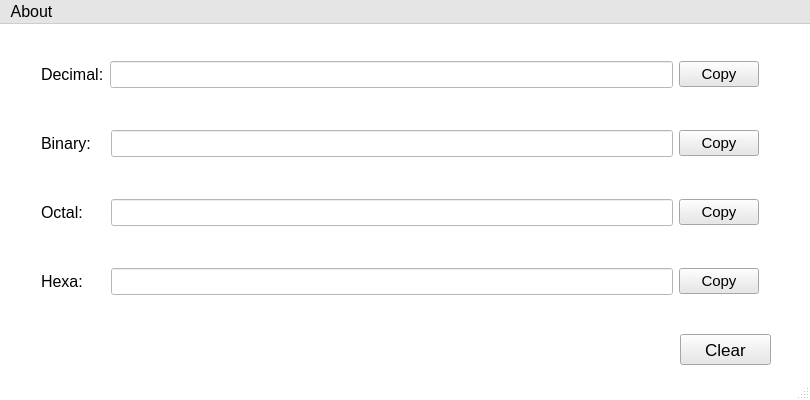
<?xml version="1.0" encoding="UTF-8"?>
<ui version="4.0">
 <class>NumberSystemConverter</class>
 <widget class="QMainWindow" name="NumberSystemConverter">
  <property name="geometry">
   <rect>
    <x>0</x>
    <y>0</y>
    <width>810</width>
    <height>400</height>
   </rect>
  </property>
  <property name="palette">
   <palette>
    <active>
     <colorrole role="Base">
      <brush brushstyle="SolidPattern">
       <color alpha="255">
        <red>255</red>
        <green>255</green>
        <blue>255</blue>
       </color>
      </brush>
     </colorrole>
     <colorrole role="Window">
      <brush brushstyle="SolidPattern">
       <color alpha="255">
        <red>255</red>
        <green>255</green>
        <blue>255</blue>
       </color>
      </brush>
     </colorrole>
    </active>
    <inactive>
     <colorrole role="Base">
      <brush brushstyle="SolidPattern">
       <color alpha="255">
        <red>255</red>
        <green>255</green>
        <blue>255</blue>
       </color>
      </brush>
     </colorrole>
     <colorrole role="Window">
      <brush brushstyle="SolidPattern">
       <color alpha="255">
        <red>255</red>
        <green>255</green>
        <blue>255</blue>
       </color>
      </brush>
     </colorrole>
    </inactive>
    <disabled>
     <colorrole role="Base">
      <brush brushstyle="SolidPattern">
       <color alpha="255">
        <red>255</red>
        <green>255</green>
        <blue>255</blue>
       </color>
      </brush>
     </colorrole>
     <colorrole role="Window">
      <brush brushstyle="SolidPattern">
       <color alpha="255">
        <red>255</red>
        <green>255</green>
        <blue>255</blue>
       </color>
      </brush>
     </colorrole>
    </disabled>
   </palette>
  </property>
  <property name="windowTitle">
   <string>Number System Converter</string>
  </property>
  <widget class="QWidget" name="centralWidget">
   <widget class="QPushButton" name="clearAll">
    <property name="geometry">
     <rect>
      <x>680</x>
      <y>310</y>
      <width>91</width>
      <height>31</height>
     </rect>
    </property>
    <property name="font">
     <font>
      <pointsize>13</pointsize>
     </font>
    </property>
    <property name="autoFillBackground">
     <bool>false</bool>
    </property>
    <property name="styleSheet">
     <string notr="true">background-color: rgb(231, 231, 231);</string>
    </property>
    <property name="text">
     <string>Clear</string>
    </property>
   </widget>
   <widget class="QWidget" name="layoutWidget">
    <property name="geometry">
     <rect>
      <x>30</x>
      <y>-10</y>
      <width>740</width>
      <height>331</height>
     </rect>
    </property>
    <layout class="QVBoxLayout" name="verticalLayout">
     <item>
      <layout class="QHBoxLayout" name="horizontalLayout">
       <item>
        <widget class="QLabel" name="label">
         <property name="font">
          <font>
           <pointsize>12</pointsize>
          </font>
         </property>
         <property name="text">
          <string>Decimal:</string>
         </property>
        </widget>
       </item>
       <item>
        <widget class="QLineEdit" name="txtDec">
         <property name="font">
          <font>
           <family>Monospace</family>
           <pointsize>12</pointsize>
          </font>
         </property>
        </widget>
       </item>
       <item>
        <widget class="QPushButton" name="copyDec">
         <property name="font">
          <font>
           <pointsize>11</pointsize>
          </font>
         </property>
         <property name="styleSheet">
          <string notr="true">background-color: rgb(231, 231, 231);</string>
         </property>
         <property name="text">
          <string>Copy</string>
         </property>
        </widget>
       </item>
      </layout>
     </item>
     <item>
      <layout class="QHBoxLayout" name="horizontalLayout_2">
       <item>
        <widget class="QLabel" name="label_2">
         <property name="font">
          <font>
           <pointsize>12</pointsize>
          </font>
         </property>
         <property name="text">
          <string>Binary:   </string>
         </property>
        </widget>
       </item>
       <item>
        <widget class="QLineEdit" name="txtBin">
         <property name="font">
          <font>
           <family>Monospace</family>
           <pointsize>12</pointsize>
          </font>
         </property>
        </widget>
       </item>
       <item>
        <widget class="QPushButton" name="copyBin">
         <property name="font">
          <font>
           <pointsize>11</pointsize>
          </font>
         </property>
         <property name="styleSheet">
          <string notr="true">background-color: rgb(231, 231, 231);</string>
         </property>
         <property name="text">
          <string>Copy</string>
         </property>
        </widget>
       </item>
      </layout>
     </item>
     <item>
      <layout class="QHBoxLayout" name="horizontalLayout_3">
       <item>
        <widget class="QLabel" name="label_3">
         <property name="font">
          <font>
           <pointsize>12</pointsize>
          </font>
         </property>
         <property name="text">
          <string>Octal:     </string>
         </property>
        </widget>
       </item>
       <item>
        <widget class="QLineEdit" name="txtOct">
         <property name="font">
          <font>
           <family>Monospace</family>
           <pointsize>12</pointsize>
          </font>
         </property>
        </widget>
       </item>
       <item>
        <widget class="QPushButton" name="copyOct">
         <property name="font">
          <font>
           <pointsize>11</pointsize>
          </font>
         </property>
         <property name="styleSheet">
          <string notr="true">background-color: rgb(231, 231, 231);</string>
         </property>
         <property name="text">
          <string>Copy</string>
         </property>
        </widget>
       </item>
      </layout>
     </item>
     <item>
      <layout class="QHBoxLayout" name="horizontalLayout_4">
       <item>
        <widget class="QLabel" name="label_4">
         <property name="font">
          <font>
           <pointsize>12</pointsize>
          </font>
         </property>
         <property name="text">
          <string>Hexa:     </string>
         </property>
        </widget>
       </item>
       <item>
        <widget class="QLineEdit" name="txtHex">
         <property name="font">
          <font>
           <family>Monospace</family>
           <pointsize>12</pointsize>
          </font>
         </property>
        </widget>
       </item>
       <item>
        <widget class="QPushButton" name="copyHex">
         <property name="font">
          <font>
           <pointsize>11</pointsize>
          </font>
         </property>
         <property name="styleSheet">
          <string notr="true">background-color: rgb(231, 231, 231);</string>
         </property>
         <property name="text">
          <string>Copy</string>
         </property>
        </widget>
       </item>
      </layout>
     </item>
    </layout>
   </widget>
  </widget>
  <widget class="QMenuBar" name="menuBar">
   <property name="geometry">
    <rect>
     <x>0</x>
     <y>0</y>
     <width>810</width>
     <height>24</height>
    </rect>
   </property>
   <property name="palette">
    <palette>
     <active>
      <colorrole role="WindowText">
       <brush brushstyle="SolidPattern">
        <color alpha="255">
         <red>0</red>
         <green>0</green>
         <blue>0</blue>
        </color>
       </brush>
      </colorrole>
      <colorrole role="Button">
       <brush brushstyle="SolidPattern">
        <color alpha="255">
         <red>207</red>
         <green>207</green>
         <blue>207</blue>
        </color>
       </brush>
      </colorrole>
      <colorrole role="Light">
       <brush brushstyle="SolidPattern">
        <color alpha="255">
         <red>255</red>
         <green>255</green>
         <blue>255</blue>
        </color>
       </brush>
      </colorrole>
      <colorrole role="Midlight">
       <brush brushstyle="SolidPattern">
        <color alpha="255">
         <red>231</red>
         <green>231</green>
         <blue>231</blue>
        </color>
       </brush>
      </colorrole>
      <colorrole role="Dark">
       <brush brushstyle="SolidPattern">
        <color alpha="255">
         <red>103</red>
         <green>103</green>
         <blue>103</blue>
        </color>
       </brush>
      </colorrole>
      <colorrole role="Mid">
       <brush brushstyle="SolidPattern">
        <color alpha="255">
         <red>138</red>
         <green>138</green>
         <blue>138</blue>
        </color>
       </brush>
      </colorrole>
      <colorrole role="Text">
       <brush brushstyle="SolidPattern">
        <color alpha="255">
         <red>0</red>
         <green>0</green>
         <blue>0</blue>
        </color>
       </brush>
      </colorrole>
      <colorrole role="BrightText">
       <brush brushstyle="SolidPattern">
        <color alpha="255">
         <red>255</red>
         <green>255</green>
         <blue>255</blue>
        </color>
       </brush>
      </colorrole>
      <colorrole role="ButtonText">
       <brush brushstyle="SolidPattern">
        <color alpha="255">
         <red>0</red>
         <green>0</green>
         <blue>0</blue>
        </color>
       </brush>
      </colorrole>
      <colorrole role="Base">
       <brush brushstyle="SolidPattern">
        <color alpha="255">
         <red>255</red>
         <green>255</green>
         <blue>255</blue>
        </color>
       </brush>
      </colorrole>
      <colorrole role="Window">
       <brush brushstyle="SolidPattern">
        <color alpha="255">
         <red>229</red>
         <green>229</green>
         <blue>229</blue>
        </color>
       </brush>
      </colorrole>
      <colorrole role="Shadow">
       <brush brushstyle="SolidPattern">
        <color alpha="255">
         <red>0</red>
         <green>0</green>
         <blue>0</blue>
        </color>
       </brush>
      </colorrole>
      <colorrole role="AlternateBase">
       <brush brushstyle="SolidPattern">
        <color alpha="255">
         <red>231</red>
         <green>231</green>
         <blue>231</blue>
        </color>
       </brush>
      </colorrole>
      <colorrole role="ToolTipBase">
       <brush brushstyle="SolidPattern">
        <color alpha="255">
         <red>255</red>
         <green>255</green>
         <blue>220</blue>
        </color>
       </brush>
      </colorrole>
      <colorrole role="ToolTipText">
       <brush brushstyle="SolidPattern">
        <color alpha="255">
         <red>0</red>
         <green>0</green>
         <blue>0</blue>
        </color>
       </brush>
      </colorrole>
     </active>
     <inactive>
      <colorrole role="WindowText">
       <brush brushstyle="SolidPattern">
        <color alpha="255">
         <red>0</red>
         <green>0</green>
         <blue>0</blue>
        </color>
       </brush>
      </colorrole>
      <colorrole role="Button">
       <brush brushstyle="SolidPattern">
        <color alpha="255">
         <red>207</red>
         <green>207</green>
         <blue>207</blue>
        </color>
       </brush>
      </colorrole>
      <colorrole role="Light">
       <brush brushstyle="SolidPattern">
        <color alpha="255">
         <red>255</red>
         <green>255</green>
         <blue>255</blue>
        </color>
       </brush>
      </colorrole>
      <colorrole role="Midlight">
       <brush brushstyle="SolidPattern">
        <color alpha="255">
         <red>231</red>
         <green>231</green>
         <blue>231</blue>
        </color>
       </brush>
      </colorrole>
      <colorrole role="Dark">
       <brush brushstyle="SolidPattern">
        <color alpha="255">
         <red>103</red>
         <green>103</green>
         <blue>103</blue>
        </color>
       </brush>
      </colorrole>
      <colorrole role="Mid">
       <brush brushstyle="SolidPattern">
        <color alpha="255">
         <red>138</red>
         <green>138</green>
         <blue>138</blue>
        </color>
       </brush>
      </colorrole>
      <colorrole role="Text">
       <brush brushstyle="SolidPattern">
        <color alpha="255">
         <red>0</red>
         <green>0</green>
         <blue>0</blue>
        </color>
       </brush>
      </colorrole>
      <colorrole role="BrightText">
       <brush brushstyle="SolidPattern">
        <color alpha="255">
         <red>255</red>
         <green>255</green>
         <blue>255</blue>
        </color>
       </brush>
      </colorrole>
      <colorrole role="ButtonText">
       <brush brushstyle="SolidPattern">
        <color alpha="255">
         <red>0</red>
         <green>0</green>
         <blue>0</blue>
        </color>
       </brush>
      </colorrole>
      <colorrole role="Base">
       <brush brushstyle="SolidPattern">
        <color alpha="255">
         <red>255</red>
         <green>255</green>
         <blue>255</blue>
        </color>
       </brush>
      </colorrole>
      <colorrole role="Window">
       <brush brushstyle="SolidPattern">
        <color alpha="255">
         <red>229</red>
         <green>229</green>
         <blue>229</blue>
        </color>
       </brush>
      </colorrole>
      <colorrole role="Shadow">
       <brush brushstyle="SolidPattern">
        <color alpha="255">
         <red>0</red>
         <green>0</green>
         <blue>0</blue>
        </color>
       </brush>
      </colorrole>
      <colorrole role="AlternateBase">
       <brush brushstyle="SolidPattern">
        <color alpha="255">
         <red>231</red>
         <green>231</green>
         <blue>231</blue>
        </color>
       </brush>
      </colorrole>
      <colorrole role="ToolTipBase">
       <brush brushstyle="SolidPattern">
        <color alpha="255">
         <red>255</red>
         <green>255</green>
         <blue>220</blue>
        </color>
       </brush>
      </colorrole>
      <colorrole role="ToolTipText">
       <brush brushstyle="SolidPattern">
        <color alpha="255">
         <red>0</red>
         <green>0</green>
         <blue>0</blue>
        </color>
       </brush>
      </colorrole>
     </inactive>
     <disabled>
      <colorrole role="WindowText">
       <brush brushstyle="SolidPattern">
        <color alpha="255">
         <red>103</red>
         <green>103</green>
         <blue>103</blue>
        </color>
       </brush>
      </colorrole>
      <colorrole role="Button">
       <brush brushstyle="SolidPattern">
        <color alpha="255">
         <red>207</red>
         <green>207</green>
         <blue>207</blue>
        </color>
       </brush>
      </colorrole>
      <colorrole role="Light">
       <brush brushstyle="SolidPattern">
        <color alpha="255">
         <red>255</red>
         <green>255</green>
         <blue>255</blue>
        </color>
       </brush>
      </colorrole>
      <colorrole role="Midlight">
       <brush brushstyle="SolidPattern">
        <color alpha="255">
         <red>231</red>
         <green>231</green>
         <blue>231</blue>
        </color>
       </brush>
      </colorrole>
      <colorrole role="Dark">
       <brush brushstyle="SolidPattern">
        <color alpha="255">
         <red>103</red>
         <green>103</green>
         <blue>103</blue>
        </color>
       </brush>
      </colorrole>
      <colorrole role="Mid">
       <brush brushstyle="SolidPattern">
        <color alpha="255">
         <red>138</red>
         <green>138</green>
         <blue>138</blue>
        </color>
       </brush>
      </colorrole>
      <colorrole role="Text">
       <brush brushstyle="SolidPattern">
        <color alpha="255">
         <red>103</red>
         <green>103</green>
         <blue>103</blue>
        </color>
       </brush>
      </colorrole>
      <colorrole role="BrightText">
       <brush brushstyle="SolidPattern">
        <color alpha="255">
         <red>255</red>
         <green>255</green>
         <blue>255</blue>
        </color>
       </brush>
      </colorrole>
      <colorrole role="ButtonText">
       <brush brushstyle="SolidPattern">
        <color alpha="255">
         <red>103</red>
         <green>103</green>
         <blue>103</blue>
        </color>
       </brush>
      </colorrole>
      <colorrole role="Base">
       <brush brushstyle="SolidPattern">
        <color alpha="255">
         <red>229</red>
         <green>229</green>
         <blue>229</blue>
        </color>
       </brush>
      </colorrole>
      <colorrole role="Window">
       <brush brushstyle="SolidPattern">
        <color alpha="255">
         <red>229</red>
         <green>229</green>
         <blue>229</blue>
        </color>
       </brush>
      </colorrole>
      <colorrole role="Shadow">
       <brush brushstyle="SolidPattern">
        <color alpha="255">
         <red>0</red>
         <green>0</green>
         <blue>0</blue>
        </color>
       </brush>
      </colorrole>
      <colorrole role="AlternateBase">
       <brush brushstyle="SolidPattern">
        <color alpha="255">
         <red>207</red>
         <green>207</green>
         <blue>207</blue>
        </color>
       </brush>
      </colorrole>
      <colorrole role="ToolTipBase">
       <brush brushstyle="SolidPattern">
        <color alpha="255">
         <red>255</red>
         <green>255</green>
         <blue>220</blue>
        </color>
       </brush>
      </colorrole>
      <colorrole role="ToolTipText">
       <brush brushstyle="SolidPattern">
        <color alpha="255">
         <red>0</red>
         <green>0</green>
         <blue>0</blue>
        </color>
       </brush>
      </colorrole>
     </disabled>
    </palette>
   </property>
   <property name="font">
    <font>
     <pointsize>12</pointsize>
    </font>
   </property>
   <property name="styleSheet">
    <string notr="true"/>
   </property>
   <property name="defaultUp">
    <bool>false</bool>
   </property>
   <property name="nativeMenuBar">
    <bool>true</bool>
   </property>
   <widget class="QMenu" name="menuAbout">
    <property name="font">
     <font>
      <pointsize>12</pointsize>
     </font>
    </property>
    <property name="title">
     <string>About</string>
    </property>
    <addaction name="actionHelp"/>
    <addaction name="actionVersion_1_0_Linux"/>
   </widget>
   <addaction name="menuAbout"/>
  </widget>
  <widget class="QStatusBar" name="statusBar"/>
  <action name="actionHelp">
   <property name="text">
    <string>Help</string>
   </property>
   <property name="font">
    <font>
     <pointsize>12</pointsize>
    </font>
   </property>
   <property name="menuRole">
    <enum>QAction::AboutRole</enum>
   </property>
  </action>
  <action name="actionVersion_1_0_Linux">
   <property name="enabled">
    <bool>true</bool>
   </property>
   <property name="text">
    <string>Version 1.4 Linux</string>
   </property>
   <property name="font">
    <font>
     <pointsize>10</pointsize>
    </font>
   </property>
   <property name="visible">
    <bool>true</bool>
   </property>
   <property name="iconVisibleInMenu">
    <bool>false</bool>
   </property>
  </action>
 </widget>
 <layoutdefault spacing="6" margin="11"/>
 <resources/>
 <connections/>
</ui>
